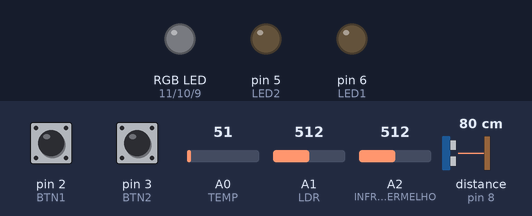
A sketch run on a simulated Arduino Uno, built with avr-gcc and run on an emulated ATmega328P. On the bench: an RGB LED mixed from three pins (HIGH = lit), output pins drawn as LEDs (lit = HIGH). Dashed ring = blinking. Inputs (shaded band) come from the test bench; at power-on: pin 2 (BTN1) HIGH, distance to the obstacle (sensor on pin 8) 80 cm, pin 3 (BTN2) HIGH, A0 (TEMP) = 51, A1 (LDR) = 512, A2 (INFRA_VERMELHO) = 512. The echo pulse lasts 58.3 µs per cm; pins used as bus, display or sensor lines are not drawn; what the sketch prints to the serial monitor is not drawn.

Above: at 1.2 s.
1.3 s: pin 2 (BTN1) pulled LOW for 0.15 s
3.6 s: distance to the obstacle (sensor on pin 8) set to 44 cm
6.6 s: distance to the obstacle (sensor on pin 8) set to 38 cm
At 7.7 s:
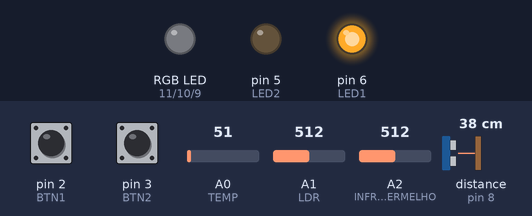
8.1 s: pin 3 (BTN2) pulled LOW for 0.15 s
At 9.4 s:
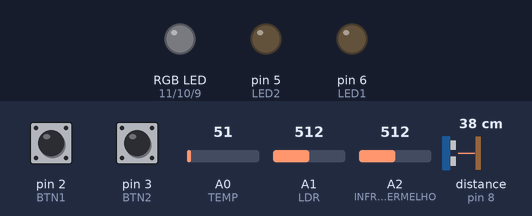
9.7 s: pin 2 (BTN1) pulled LOW for 1 s
At 9.95 s:
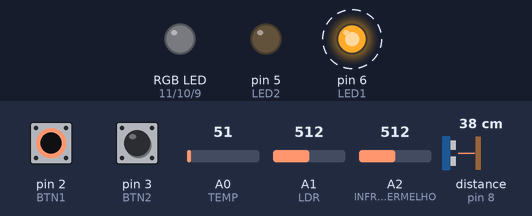
12.7 s: pin 2 (BTN1) pulled LOW for 3.2 s
At 16.7 s:
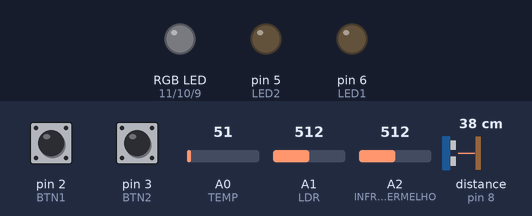
Timing chart, 0 to 18.2 s (numbered marks = the images above; inputs shaded):
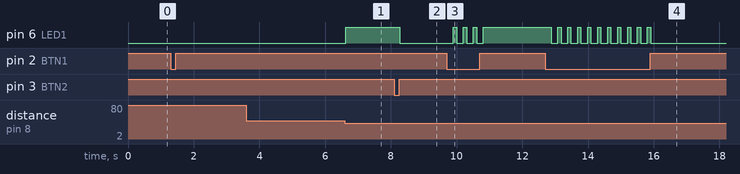

Measured:
- the behaviour switches between 41 and 40 cm on distance to the obstacle (sensor on pin 8) (found by bisection; images 0 and 1)
- after the input at 1.3 s, every drawn part: stays the same
- after the input at 3.6 s, every drawn part: stays the same
- after the input at 6.6 s, pin 6 (LED1): LOW → HIGH at once
- after the input at 8.1 s, pin 6 (LED1): HIGH → LOW after 0.17 s
- after the input at 9.7 s, pin 6 (LED1): alternates HIGH for 0.10 s and LOW for 0.20 s, 7 changes in all, then stays HIGH, starting after 0.20 s
- after the input at 12.7 s, pin 6 (LED1): alternates HIGH for 0.10 s and LOW for 0.20 s, 21 changes in all, then stays LOW, starting after 0.18 s

The sketch:

sketch_TrabalhoIsRompido.ino
```cpp
#define BTN1 2
#define BTN2 3
#define LED1 6
#define LED2 5

#define LED_RGB_RED 11
#define LED_RGB_GREEN 10
#define LED_RGB_BLUE 9

#define SONAR_TRIG 7
#define SONAR_ECHO 8

#define LDR A1
#define TEMP A0

#define INFRA_VERMELHO A2

int distance;
long duration;
long luminosity;
long tensaoSaida;
long temperaturaC;
long sensorTemperature;
long sensorInfra;

boolean isSystemOn;
boolean isRompido = false;

String color = "BLUE";

void setup() {
  pinMode(LED1, OUTPUT);
  pinMode(LED2, OUTPUT);
  Serial.begin(9600);
  pinMode(BTN1, INPUT);

  pinMode(SONAR_TRIG, OUTPUT);
  pinMode(SONAR_ECHO, INPUT);

  pinMode(LED_RGB_RED, OUTPUT);
  pinMode(LED_RGB_GREEN, OUTPUT);
  pinMode(LED_RGB_BLUE, OUTPUT);
}

void loop() {
  verifySystemStatus();

  if (isSystemOn) {
    delay(100);

    luminosity = analogRead(LDR);
    sensorInfra = analogRead(INFRA_VERMELHO);
    distance = calculateDistance();
    temperaturaC = calcularTemperatura();

    Serial.print(",");
    Serial.print(temperaturaC);
//    Serial.print(",");
//    Serial.print(luminosity);

    if (distance < 40) {
      digitalWrite(LED1, HIGH);
    } else {
      digitalWrite(LED1, LOW);
    }

    if (temperaturaC > 26
      && luminosity > 600) {
        digitalWrite(LED2, HIGH);
    } else {
        digitalWrite(LED2, LOW);
    }

    if (isBarreiraRompida()) {
      checkColor();
    }

  } else {
    digitalWrite(LED1, LOW);
    digitalWrite(LED2, LOW);
    RGB_color(0,0,0);
  }

}

boolean isBarreiraRompida() {
  return sensorInfra == 0;
}

void checkColor() {

  if(color == "BLUE" && !isRompido) {
    RGB_color(0,0,255);

    color = "GREEN";

    isRompido = true;
    return;
  }

  if(color == "GREEN" && !isRompido) {
    RGB_color(0,255,0);

    color = "RED";

    isRompido = true;
    return;
  }

  if(color == "RED" && !isRompido) {
    RGB_color(255,0,0);

    color = "BLUE";

    isRompido = true;
    return;
  }

  delay(200);
  isRompido = false;

}

bool verifySystemStatus() {
  if (digitalRead(BTN1) == LOW) {
    delay(100);
    isSystemOn = !isSystemOn;
  }

   if (digitalRead(BTN2) == LOW) {
    delay(100);
    isSystemOn = false;
  }

  while(digitalRead(BTN1) == LOW && digitalRead(BTN2) == LOW ) {
      digitalWrite(LED1, HIGH);
      digitalWrite(LED2, HIGH);
  }

}

long calcularTemperatura() {
    sensorTemperature = analogRead(TEMP);
    tensaoSaida = (sensorTemperature * 5000) / 1024;

    return tensaoSaida / 10;
}

void RGB_color(int red_light_value, int green_light_value, int blue_light_value) {
  analogWrite(LED_RGB_RED, red_light_value);
  analogWrite(LED_RGB_GREEN, green_light_value);
  analogWrite(LED_RGB_BLUE, blue_light_value);
}

int calculateDistance(){

  digitalWrite(SONAR_TRIG, LOW);
  delayMicroseconds(2);

  // Sets the trigPin on HIGH state for 10 micro seconds
  digitalWrite(SONAR_TRIG, HIGH);

  delayMicroseconds(10);

  digitalWrite(SONAR_TRIG, LOW);

  //Reads the echoPin, returns the sound wave travel time in microseconds
  duration = pulseIn(SONAR_ECHO, HIGH);

  distance= duration*0.034/2;

  return distance;
}
```
